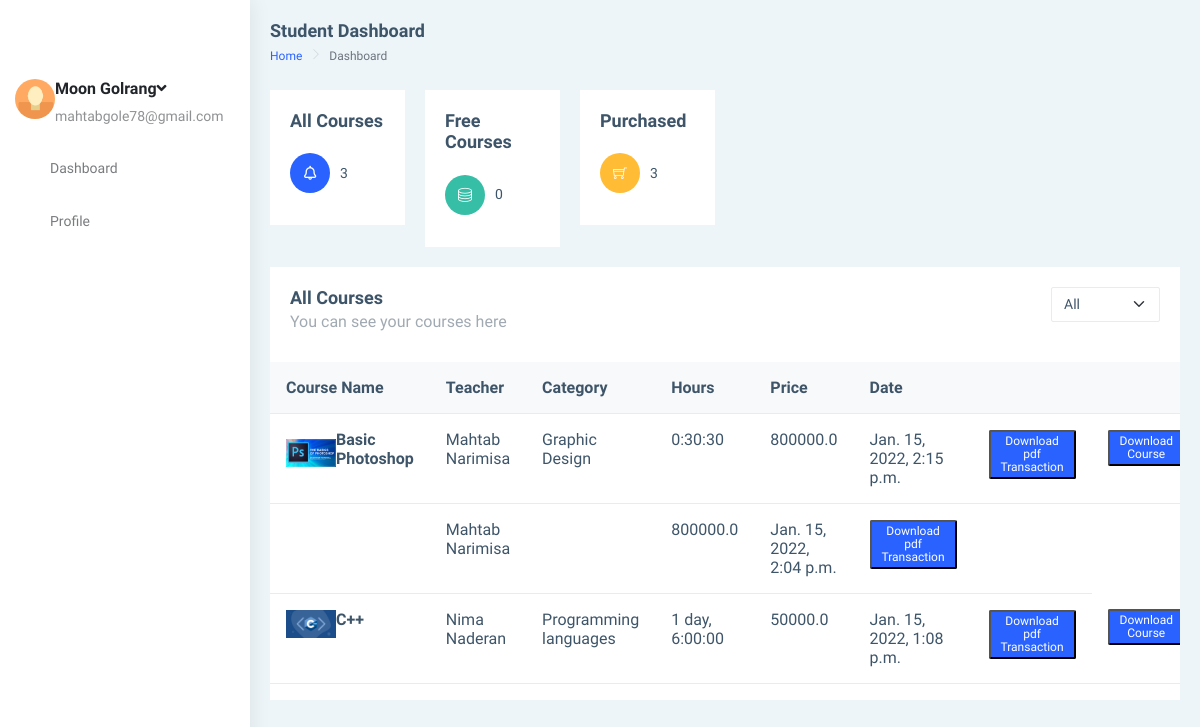
/accounts/userdashbord/main (signed in), run on the app's committed database.
### mainSite/models.py (models this page shows, shortened)
class Customer (models.Model):
    phone = models.CharField(max_length=200, unique=True)
    date_created = models.DateTimeField(auto_now_add=True, null=True)
    contry = models.CharField(
        max_length=2, choices=COUNTRYS, blank=True, default='ir')
    adress = models.CharField(max_length=50, null=True)
    user = models.OneToOneField(
        User, null=True, on_delete=models.CASCADE, related_name='customer')
    profile_pic = models.ImageField(null=True, blank=True)

class Course(models.Model):
    name = models.CharField(max_length=100, null=True)
    title = models.CharField(max_length=1000)
    price = models.FloatField(default=0)
    category = models.ManyToManyField(Category, related_name='category')
    subTittel = models.CharField(max_length=200, null=True)
    date_created = models.DateTimeField(auto_now_add=True, null=True)
    datepublished = models.DateTimeField(null=True)
    stutuses = (
        ('d', 'Draft'),
        ('p', 'Published'),
    )
    stutus = models.CharField(max_length=1, choices=stutuses, default='d')
    course_pic = models.ImageField(upload_to='courses/coverPictures/' ,null=True, blank=True)
    duration = models.DurationField(max_length=100, null=True)
    fileZip = models.FileField(
        upload_to='courses/zipFile/', null=True, blank=True)
    dlNumber = models.IntegerField(default=0)
    video = models.FileField(
        upload_to='courses/video/%y', null=True, blank=True)
    class Meta:
        ordering = ["-dlNumber"]

class Teacher (models.Model):
    phone = models.CharField(max_length=200, unique=True)
    date_created = models.DateTimeField(auto_now_add=True, null=True)
    user = models.OneToOneField(
        User, null=True, on_delete=models.CASCADE, related_name='teacher')
    profile_pic = models.ImageField(
        upload_to='teacher/profile/picture/', null=True, blank=True)
    course = models.ManyToManyField(Course, related_name='teacher')
    fildOfStudy = models.CharField(max_length=60, null=True)
    university = models.CharField(max_length=60, null=True)
    educations = (
        ('b', 'Bachelor'),
        ('bs', 'Bachelor Student'),
        ('m', 'Master'),
        ('ms', 'Master Student'),
        ('p', 'PHD'),
        ('ps', 'PHD Student'),
    )
    address=models.CharField(max_length=50, null=True)
    lastEducation = models.CharField(
        max_length=2, choices=educations, default='bs')
    documents = models.FileField(
        upload_to='teacher/documents/', null=True, blank=True)
    companiName1= models.CharField(max_length=50, null=True)
    jobSituation1= models.CharField(max_length=50, null=True)
    companiName2= models.CharField(max_length=50, null=True)
    jobSituation2= models.CharField(max_length=50, null=True)
    courseTitle1= models.CharField(max_length=50, null=True)
    courseTime1= models.CharField(max_length=50, null=True)
    courseTitle2= models.CharField(max_length=50, null=True)
    courseTime2= models.CharField(max_length=50, null=True)
    exteraInfo =models.CharField(max_length=200 , null=True)
    accepted =models.BooleanField(default=False)
    wallet=models.FloatField(default=0)

class Category(models.Model):
    name = models.CharField(max_length=200, null=True)
    category_pic = models.ImageField(upload_to='category/coverPictures/' ,null=True, blank=True)

class Transaction(models.Model):
    date_created = models.DateTimeField(auto_now_add=True, null=True)
    price =models.FloatField(default=0)
    course = models.ManyToManyField(Course, related_name='transaction')
    teacher = models.ManyToManyField(Teacher, related_name='transaction')
    customer= models.ManyToManyField(Customer, related_name='transaction')
    pdf =models.FileField( null=True, blank=True)
    class Meta:
        ordering = ["-date_created"]

### mainSite/decorators.py (the view)
        def wrapper_func(requset, *args , **kwargs):
            group = None
            if requset.user.groups.exists():
                group = requset.user.groups.all()[0].name
            if group == None:
                return HttpResponse("you are not authorized to view this page")
            if group in allowed_roles:
                 return view_func(requset, *args , **kwargs)
            else:
                return HttpResponse("you are not authorized to view this page")

### mainSite/views.py (called while the page is built)
@login_required
@allowed_users("customer")
def userdashboard(request):
    customer = request.user.customer
    allCours = customer.transaction.all()
    freeCours = allCours.filter(price=0)
    coursePurchased = allCours.filter(price__gt=0)
    context = {
        "customer": customer,
        "allCours": allCours,
        "freeCours": freeCours,
        "freeCoursSize": len(freeCours),
        "coursePurchased": coursePurchased,
        "coursePurchasedSize": coursePurchased.count(),
    }
    return render(request, 'userdashboard.html', context)

### templates/userdashboard.html (shortened to what this page needs)
{% extends 'basehtml.html' %}
{% load static %}
{%block body%}
<div id="main-wrapper" data-layout="vertical" data-navbarbg="skin5" data-sidebartype="full"
    data-sidebar-position="absolute" data-header-position="absolute" data-boxed-layout="full">
    <aside class="left-sidebar" data-sidebarbg="skin6">
        <div class="scroll-sidebar">
            <nav class="sidebar-nav">
                <ul id="sidebarnav">
                    <li>
                        <div class="user-profile d-flex no-block dropdown m-t-20">
                          {% if customer.profile_pic %}
                          <div class="user-pic"><img src="{{ customer.profile_pic.url }}" alt="users"
                              class="rounded-circle" width="40" /></div>
                          {% else %}
                          <div class="user-pic"><img src="{% static '/image/1.jpg' %}" alt="users"
                              class="rounded-circle" width="40" /></div>
                          {% endif %}
                            <div class="user-content hide-menu m-l-10">
                                <a href="#" class="" id="Userdd" role="button"
                                    data-bs-toggle="dropdown" aria-haspopup="true" aria-expanded="false">
                                    <h5 class="m-b-0 user-name font-medium">{{customer.user.get_full_name}}<i
                                            class="fa fa-angle-down"></i></h5>
                                    <span class="op-5 user-email">{{customer.user.email}}</span>
                                </a>
                            </div>
                        </div>
                    </li>
                    <li class="sidebar-item"> <a class="sidebar-link waves-effect waves-dark sidebar-link"
                            href="{% url 'userdashboard-main' %}" aria-expanded="false"><i class="mdi mdi-view-dashboard"></i><span
                                class="hide-menu">Dashboard</span></a></li>
                    <li class="sidebar-item"> <a class="sidebar-link waves-effect waves-dark sidebar-link"
                            href="{% url 'userdashboard-profile' %}" aria-expanded="false"><i class="mdi mdi-account-network"></i><span
                                class="hide-menu">Profile</span></a></li>
                </ul>
            </nav>
        </div>
    </aside>
    <div class="page-wrapper">
        <div class="page-breadcrumb">
            <div class="row align-items-center">
                <div class="col-5">
                    <h4 class="page-title">Student Dashboard</h4>
                    <div class="d-flex align-items-center">
                        <nav aria-label="breadcrumb">
                            <ol class="breadcrumb">
                                <li class="breadcrumb-item"><a href="{% url 'main' %}">Home</a></li>
                                <li class="breadcrumb-item active" aria-current="page">Dashboard</li>
                            </ol>
                        </nav>
                    </div>
                </div>
            </div>
        </div>
        <div class="container-fluid">
            <div class="row">
                <div class="col-md-2">
                    <div class="card">
                        <div class="card-body">
                            <h4 class="card-title">All Courses</h4>
                            <div class="feed-widget">
                                <ul class="list-style-none feed-body m-0 p-b-20">
                                    <li class="feed-item">
                                        <div class="feed-icon bg-info">
                                            <i class="far fa-bell"></i>
                                        </div>
                                        {{ allCours.count}}
                                    </li>
                                </ul>
                            </div>
                        </div>
                    </div>
                </div>
                <div class="col-md-2">
                    <div class="card">
                        <div class="card-body">
                            <h4 class="card-title">Free Courses</h4>
                            <div class="feed-widget">
                                <ul class="list-style-none feed-body m-0 p-b-20">
                                    <li class="feed-item">
                                        <div class="feed-icon bg-success"><i class="ti-server"></i></div>
                                        {{ freeCoursSize}}
                                    </li>
                                </ul>
                            </div>
                        </div>
                    </div>
                </div>
                <div class="col-md-2">
                    <div class="card">
                        <div class="card-body">
                            <h4 class="card-title">Purchased</h4>
                            <div class="feed-widget">
                                <ul class="list-style-none feed-body m-0 p-b-20">
                                    <li class="feed-item">
                                        <div class="feed-icon bg-warning"><i class="ti-shopping-cart"></i></div>
                                        {{ coursePurchasedSize}}
                                    </li>
                                </ul>
                            </div>
                        </div>
                    </div>
                </div>
            </div>
            <div class="row">
                <div class="col-12">
                    <div class="card">
                        <div class="card-body">
                            <div class="d-md-flex">
                                <div>
                                    <h4 class="card-title">All Courses</h4>
                                    <h5 class="card-subtitle">You can see your courses here</h5>
                                </div>
                                <div class="ms-auto">
                                    <div class="dl">
                                        <select class="form-select shadow-none">
                                            <option value="0" selected>All</option>
                                        </select>
                                    </div>
                                </div>
                            </div>
                        </div>
                        <div class="table-responsive">
                            <table class="table v-middle">
                                    {% if allCours.count > 0 %}
                                     <thead>
                                    <tr class="bg-light">
                                        <th class="border-top-0">Course Name</th>
                                        <th class="border-top-0">Teacher</th>
                                        <th class="border-top-0">Category</th>
                                        <th class="border-top-0">Hours</th>
                                        <th class="border-top-0">Price</th>
                                        <th class="border-top-0">Date</th>
                                        <th class="border-top-0"></th>
                                        <th class="border-top-0"></th>
                                    </tr>
                                </thead>
                                <tbody>
                                    {% for t in allCours %}
                                    <tr>
                                        <td>
                                            <div class="d-flex align-items-center">
                                                <div class="m-r-10">
                                                    {% for course in t.course.all %}
                                                    {% if course.course_pic %}
                                                    <div class="user-pic"><img src="{{course.course_pic.url}}" alt="users"
                                                         width="50" /></div>
                                                    {% endif %}
                                                    {% endfor %}
                                                </div>
                                                <div class="">
                                                    {% for course in t.course.all %}
                                                        <h4 class="m-b-0 font-16">{{ course.name }}</h4>
                                                     {% endfor %}
                                                </div>
                                            </div>
                                        </td>
                                        {% for teacher in t.teacher.all %}
                                        <td>{{ teacher.user.get_full_name }}</td>
                                        {% endfor %}
                                        {% for course in t.course.all %}
                                        {% for category in course.category.all %}
                                        <td>{{ category.name }}</td>
                                        {% endfor %}
                                        {% endfor %}
                                        <td>
                                            {% for course in t.course.all %}
                                            {{course.duration}}
                                            {% endfor %}
                                        </td>
                                        <td>{{t.price}}</td>
                                        <td>{{t.date_created}} </td>
                                        <td>
                                            {%if t.pdf%}
                                            <button class="label label-info"><a href={{t.pdf.url}} style="color: white;text-decoration: none;">Download pdf Transaction</a></button>
                                            {%endif%}
                                        </td>
                                        <td>
                                            {% for course in t.course.all %}
                                            {%if course.fileZip%}
                                                 <button class="label label-info"><a href={{course.fileZip.url}} style="color: white;text-decoration: none;">Download Course</a></button>
                                             {%endif%}
                                             {% endfor %}
                                                </td>
                                    </tr>
                                    {% endfor %}
                                    {% else %}
                                    <div class ="row"> <strong>           nothing to show    </strong></div>
                                    {% endif %}
                                </tbody>
                            </table>
                        </div>
                    </div>
                </div>
            </div>
        </div>
    </div>
    {% endblock %}

### data on the page
Customer: user.get_full_name "Moon Golrang", user.email "mahtabgole78@gmail.com"
Transaction: price "800000.0", date_created "Jan. 15, 2022, 2:15 p.m."
Course: course_pic (placeholder picture), name "Basic Photoshop", duration "0:30:30"
Teacher: user.get_full_name "Mahtab Narimisa"
Category: name "Graphic Design"
Transaction: price "800000.0", date_created "Jan. 15, 2022, 2:04 p.m."
Transaction: price "50000.0", date_created "Jan. 15, 2022, 1:08 p.m."
Course: course_pic (picture), name "C++", duration "1 day, 6:00:00"
Teacher: user.get_full_name "Nima Naderan"
Category: name "Programming languages"

### other printed values
{{ allCours.count }} "3"
{{ freeCoursSize }} "0"
{{ coursePurchasedSize }} "3"
